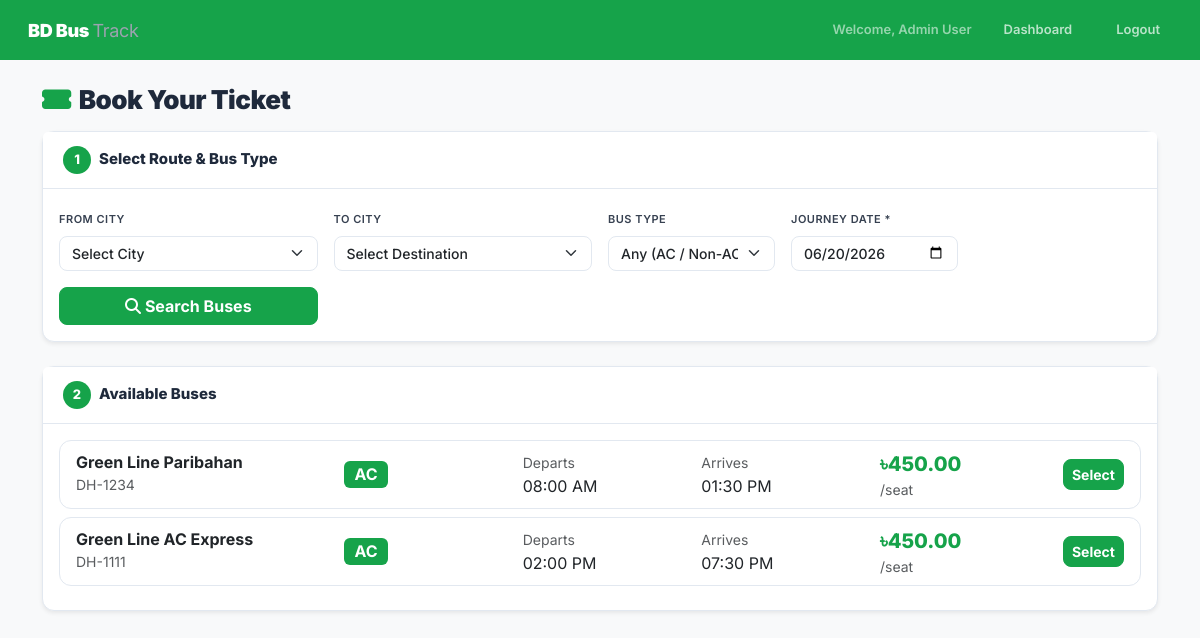
/booking.php?route_id=1 (signed in), run on the app's committed database.
### tables this page shows
CREATE TABLE IF NOT EXISTS buses (
    id INT AUTO_INCREMENT PRIMARY KEY,
    bus_number VARCHAR(20) UNIQUE NOT NULL,
    bus_name VARCHAR(100) NOT NULL,
    route_id INT,
    total_seats INT DEFAULT 40,
    bus_type ENUM('AC', 'Non-AC') DEFAULT 'Non-AC',
    current_lat DECIMAL(10, 8) DEFAULT NULL,
    current_lng DECIMAL(11, 8) DEFAULT NULL,
    status ENUM('active', 'inactive', 'maintenance') DEFAULT 'active',
    departure_time TIME NOT NULL,
    arrival_time TIME NOT NULL,
    FOREIGN KEY (route_id) REFERENCES routes(id)
);

CREATE TABLE IF NOT EXISTS routes (
    id INT AUTO_INCREMENT PRIMARY KEY,
    route_name VARCHAR(100) NOT NULL,
    from_city VARCHAR(50) NOT NULL,
    to_city VARCHAR(50) NOT NULL,
    distance INT NOT NULL,
    duration VARCHAR(20) NOT NULL,
    fare DECIMAL(10,2) NOT NULL,
    created_at TIMESTAMP DEFAULT CURRENT_TIMESTAMP
);

### booking.php (the view, shortened to what this page needs)
<?php
$conn = getConnection();
$conn->query("ALTER TABLE bookings ADD COLUMN IF NOT EXISTS passenger_email VARCHAR(100) DEFAULT NULL");
$conn->query("ALTER TABLE bookings ADD COLUMN IF NOT EXISTS passenger_count INT DEFAULT 1");
$conn->query("ALTER TABLE bookings ADD COLUMN IF NOT EXISTS bus_type VARCHAR(10) DEFAULT 'Non-AC'");
$conn->query("ALTER TABLE bookings ADD COLUMN IF NOT EXISTS payment_method VARCHAR(20) DEFAULT 'cash'");
$conn->query("ALTER TABLE bookings ADD COLUMN IF NOT EXISTS payment_status VARCHAR(20) DEFAULT 'pending'");
$conn->query("ALTER TABLE bookings ADD COLUMN IF NOT EXISTS cancel_reason VARCHAR(255) DEFAULT NULL");
$conn->query("ALTER TABLE bookings ADD COLUMN IF NOT EXISTS refund_amount DECIMAL(10,2) DEFAULT 0");
$conn->query("ALTER TABLE bookings ADD COLUMN IF NOT EXISTS transaction_id VARCHAR(100) DEFAULT NULL");
$buses_result = null;
if (isset($_GET['route_id'])) {
    $r_id   = intval($_GET['route_id']);
    $b_type = (isset($_GET['bus_type']) && $_GET['bus_type']) ? sanitize($_GET['bus_type']) : null;
    if ($b_type) {
        $bq = $conn->prepare("SELECT b.*, r.route_name, r.from_city, r.to_city, r.fare, r.id as route_id FROM buses b JOIN routes r ON b.route_id = r.id WHERE b.route_id = ? AND b.bus_type = ? AND b.status = 'active'");
        $bq->bind_param("is", $r_id, $b_type);
    } else {
        $bq = $conn->prepare("SELECT b.*, r.route_name, r.from_city, r.to_city, r.fare, r.id as route_id FROM buses b JOIN routes r ON b.route_id = r.id WHERE b.route_id = ? AND b.status = 'active'");
        $bq->bind_param("i", $r_id);
    }
    $bq->execute();
    $buses_result = $bq->get_result();
}
?>
<!DOCTYPE html>
<html lang="en">
<head>
<link href="https://cdn.jsdelivr.net/npm/bootstrap@5.3.0/dist/css/bootstrap.min.css" rel="stylesheet">
<link href="https://cdnjs.cloudflare.com/ajax/libs/font-awesome/6.4.0/css/all.min.css" rel="stylesheet">
</head>
<body class="bg-light">
<nav style="background:#16a34a;padding:0 28px;height:60px;display:flex;align-items:center;position:sticky;top:0;z-index:100;box-shadow:0 1px 0 rgba(255,255,255,.07);">
    <a href="index.html" style="font-size:18px;font-weight:900;color:white;text-decoration:none;letter-spacing:-.3px;">BD Bus <span style="color:#9ca3af;font-weight:400">Track</span></a>
    <div style="margin-left:auto;display:flex;align-items:center;gap:20px;">
        <span style="color:rgba(255,255,255,.55);font-size:13px;font-weight:600;">Welcome, <?= htmlspecialchars($_SESSION['user_name']) ?></span>
        <a href="dashboard.php" style="color:rgba(255,255,255,.7);font-size:13px;font-weight:600;text-decoration:none;padding:6px 12px;border-radius:7px;transition:all .15s;" onmouseover="this.style.color='white';this.style.background='rgba(255,255,255,.08)'" onmouseout="this.style.color='rgba(255,255,255,.7)';this.style.background='transparent'">Dashboard</a>
        <a href="logout.php" style="color:rgba(255,255,255,.7);font-size:13px;font-weight:600;text-decoration:none;padding:6px 12px;border-radius:7px;" onmouseover="this.style.color='white'" onmouseout="this.style.color='rgba(255,255,255,.7)'">Logout</a>
    </div>
</nav>
<div class="container mt-4">
    <h2 class="mb-3" style="font-weight:900;font-size:26px;letter-spacing:-.5px;"><i class="fas fa-ticket-alt me-2" style="color:#16a34a"></i>Book Your Ticket</h2>
    <div class="card shadow-sm mb-4">
        <div class="card-header bg-white">
            <h5 class="mb-0"><span class="step-badge">1</span>Select Route & Bus Type</h5>
        </div>
        <div class="card-body">
            <form method="GET">
                <div class="row g-3 align-items-end">
                    <div class="col-md-3">
                        <label class="form-label fw-semibold">From City</label>
                        <select name="from_city" class="form-select" id="fromCity" onchange="updateTo()" required>
                            <option value="">Select City</option>
                        </select>
                    </div>
                    <div class="col-md-3">
                        <label class="form-label fw-semibold">To City</label>
                        <select name="to_city" class="form-select" id="toCity" required>
                            <option value="">Select Destination</option>
                        </select>
                    </div>
                    <div class="col-md-2">
                        <label class="form-label fw-semibold">Bus Type</label>
                        <select name="bus_type" class="form-select">
                            <option value="">Any (AC / Non-AC)</option>
                        </select>
                    </div>
                    <div class="col-md-2">
                        <label class="form-label fw-semibold">Journey Date *</label>
                        <input type="date" name="journey_date" class="form-control"
                               min="<?= date('Y-m-d') ?>"
                               value="<?= htmlspecialchars($_GET['journey_date'] ?? date('Y-m-d')) ?>" required>
                    </div>
                    <?php
                    $resolved_route_id = null;
                    if (isset($_GET['from_city'], $_GET['to_city'])) {
                        $fc = sanitize($_GET['from_city']); $tc = sanitize($_GET['to_city']);
                        $rq = $conn->query("SELECT id FROM routes WHERE from_city='$fc' AND to_city='$tc' LIMIT 1");
                        if ($rq) { $rrow = $rq->fetch_assoc(); if ($rrow) $resolved_route_id = $rrow['id']; }
                    } elseif (isset($_GET['route_id'])) {
                        $resolved_route_id = intval($_GET['route_id']);
                    }
                    ?>
                    <div class="col-md-3">
                        <button type="submit" class="btn btn-primary w-100">
                            <i class="fas fa-search me-1"></i>Search Buses
                        </button>
                    </div>
                </div>
            </form>
        </div>
    </div>
    <?php if ($buses_result): ?>
    <?php if ($buses_result->num_rows > 0): ?>
    <div class="card shadow-sm mb-4">
        <div class="card-header bg-white">
            <h5 class="mb-0"><span class="step-badge">2</span>Available Buses</h5>
        </div>
        <div class="card-body">
            <?php while ($bus = $buses_result->fetch_assoc()): ?>
            <div class="card bus-card mb-2 border" onclick="selectBus(<?= $bus['id'] ?>, '<?= addslashes($bus['bus_name']) ?>', <?= $bus['fare'] ?>, '<?= $bus['bus_type'] ?>', <?= $resolved_route_id ?>)">
                <div class="card-body py-2">
                    <div class="row align-items-center">
                        <div class="col-md-3">
                            <h6 class="mb-0 fw-bold"><?= $bus['bus_name'] ?></h6>
                            <small class="text-muted"><?= $bus['bus_number'] ?></small>
                        </div>
                        <div class="col-md-2">
                            <span class="badge <?= $bus['bus_type']=='AC' ? 'bg-primary' : 'bg-secondary' ?> fs-6"><?= $bus['bus_type'] ?></span>
                        </div>
                        <div class="col-md-2">
                            <small class="text-muted">Departs</small>
                            <div><?= date('h:i A', strtotime($bus['departure_time'])) ?></div>
                        </div>
                        <div class="col-md-2">
                            <small class="text-muted">Arrives</small>
                            <div><?= date('h:i A', strtotime($bus['arrival_time'])) ?></div>
                        </div>
                        <div class="col-md-2">
                            <span class="text-success fw-bold fs-5">৳<?= $bus['fare'] ?></span>
                            <small class="text-muted d-block">/seat</small>
                        </div>
                        <div class="col-md-1 text-end">
                            <button class="btn btn-success btn-sm" onclick="event.stopPropagation(); selectBus(<?= $bus['id'] ?>, '<?= addslashes($bus['bus_name']) ?>', <?= $bus['fare'] ?>, '<?= $bus['bus_type'] ?>', <?= $resolved_route_id ?>)">Select</button>
                        </div>
                    </div>
                </div>
            </div>
            <?php endwhile; ?>
        </div>
    </div>
    <?php else: ?>
    <div class="alert alert-warning"><i class="fas fa-exclamation-triangle me-2"></i>No buses found for this route/type. Try a different filter.</div>
    <?php endif; ?>
    <?php endif; ?>
</div>
</body>
</html>

### booking.php (style rules this page uses)
:root { --primary:#16a34a;--primary-dark:#15803d;--accent:#f97316;--dark:#0f172a;--bk:#16a34a;--dk:#15803d;--bd:#e2e8f0;--bg:#f8fafc;--tx:#1e293b;--mt:#64748b; }
* { box-sizing:border-box; }
body { font-family:'Inter',sans-serif;background:var(--bg);color:var(--tx); }
.step-badge { background:#16a34a;color:white;border-radius:50%;width:28px;height:28px;display:inline-flex;align-items:center;justify-content:center;font-weight:800;margin-right:8px;font-size:13px; }
.bus-card { cursor:pointer;transition:all .2s;border:1.5px solid var(--bd)!important; }
.card { border-radius:12px!important;border:1.5px solid var(--bd)!important; }
.card-header { background:white!important;border-bottom:1px solid var(--bd)!important;padding:14px 20px!important; }
.card-header h5 { font-weight:800;font-size:15px;color:var(--tx); }
.form-label { font-size:11px;font-weight:700;color:#374151;letter-spacing:.5px;text-transform:uppercase; }
.form-control,.form-select { border:1.5px solid var(--bd)!important;border-radius:8px!important;font-family:'Inter',sans-serif!important;font-size:14px!important;font-weight:500!important; }
.btn-primary { background:#16a34a!important;border-color:#16a34a!important;font-family:'Inter',sans-serif!important;font-weight:700!important;border-radius:8px!important; }
.btn-success { background:#16a34a!important;border-color:#16a34a!important;font-family:'Inter',sans-serif!important;font-weight:700!important;border-radius:8px!important; }
.badge.bg-primary { background:#16a34a!important; }
.text-success { color:#16a34a!important;font-weight:800!important; }

### data on the page
buses: bus_name "Green Line Paribahan", bus_number "DH-1234", bus_type "AC", departure_time "08:00 AM", arrival_time "01:30 PM", route.fare "450.00"
buses: bus_name "Green Line AC Express", bus_number "DH-1111", bus_type "AC", departure_time "02:00 PM", arrival_time "07:30 PM", route.fare "450.00"

### other printed values
$_SESSION['user_name'] "Admin User"
